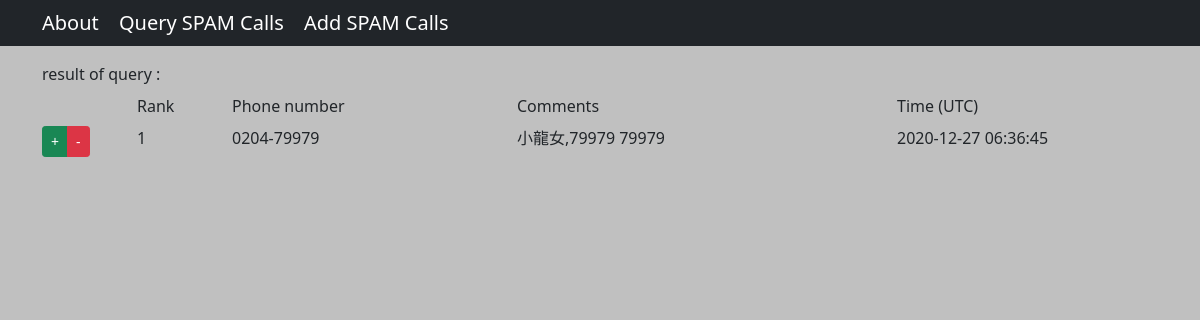
Before: /rank_up/1 with the older database file.
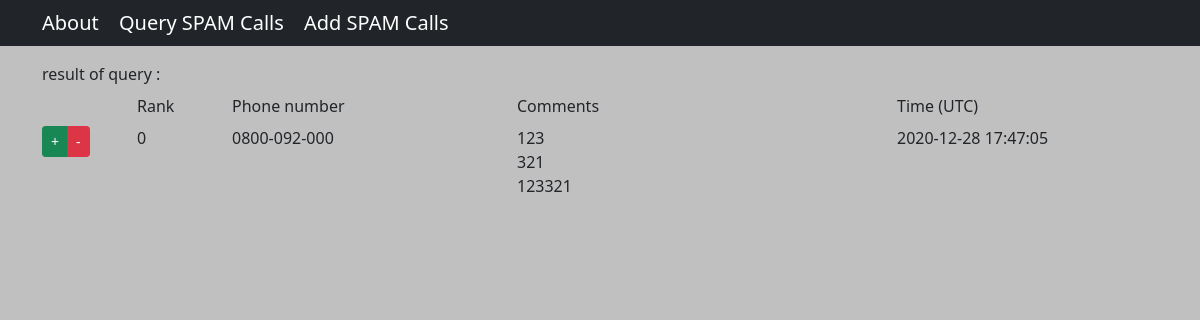
After: the same page with the newer database file.
### tables this page shows
CREATE TABLE calls (
            id INTEGER PRIMARY KEY AUTOINCREMENT,
            phone TEXT NOT NULL,
            comments TEXT NOT NULL,
            time TIMESTAMP DEFAULT CURRENT_TIMESTAMP,
            rank INTEGER DEFAULT 0
        );

### routes.py (the view)
@app.route("/rank_up/<int:id>", methods=["POST", "GET"])
def rank_up(id):
    sql = "update calls set rank = rank + 1 where id = ?"
    con = sqlite3.connect(database)
    con.row_factory = sqlite3.Row
    cur = con.cursor()
    cur.execute(sql, (id,))
    con.commit()
    sql = "select * from calls where id = ?"
    cur.execute(sql, (id,))
    data = cur.fetchall()
    con.close()
    return render_template("result.html", data=data, action='query')

### templates/result.html (shortened to what this page needs)
{% extends "template.html" %}
{% block main %}
<div class="container">
    <label class="form-label">result of {{action}} : {{msg}}</label>
    <div class="row mb-2">
        {% if msg != None%}
        {% if action == 'query'%}
        <div class="col-1"></div>
        <div class="col-1">Rank</div>
        {% endif %}
        <div class="col-3">Phone number</div>
        <div class="col-4">Comments</div>
        {% if action == 'query'%}
        <div class="col-3">Time (UTC)</div>
        {% endif %}
        {% endif %}
    </div>
    {% if action == 'query'%}
    {% for rec in data %}
    <div class="row mb-2">
        <div class="col-1">
            <div class="btn-group" role="group" aria-label="...">
                <a href="{{url_for('rank_up', id=rec[0]) }}" name="rank_up" class="btn btn-sm btn-success">+</a>
                <a href="{{url_for('rank_down', id=rec[0]) }}" name="rank_down" class="btn btn-sm btn-danger">-</a>
            </div>
        </div>
        <div class="col-1">{{ rec["rank"] }}</div>
        <div class="col-3">{{ rec["phone"] }}</div>
        <div class="col-4 newline">{{ rec["comments"] }}</div>
        <div class="col-3">{{ rec["time"] }}</div>
    </div>
    {% endfor %}
    {% endif %}
</div>
{% endblock %}

### templates/template.html (shortened to what this page needs)
<html>
<head>
    <link href="https://cdn.jsdelivr.net/npm/bootstrap@5.0.0-beta1/dist/css/bootstrap.min.css" rel="stylesheet"
>
</head>
<body>
    <main>
        <nav class="navbar navbar-dark bg-dark">
            <div class="container">
                <div class="navbar-header">
                    <a class="navbar-brand" href="/about">About</a>
                    <a class="navbar-brand" href="/query">Query SPAM Calls</a>
                    <a class="navbar-brand" href="/add">Add SPAM Calls</a>
                </div>
            </div>
        </nav>
        {% block main %}{% endblock %}
    </main>
</body>
</html>

### templates/template.html (style rules this page uses)
body { background: Silver !important; }
div .newline { white-space: pre-wrap; }

Changed rows visible on the page:
removed calls: rank "1", phone "0204-79979", comments "小龍女,79979 79979", time "2020-12-27 06:36:45"
added calls: rank "0", phone "0800-092-000", comments "123 321 123321", time "2020-12-28 17:47:05"
